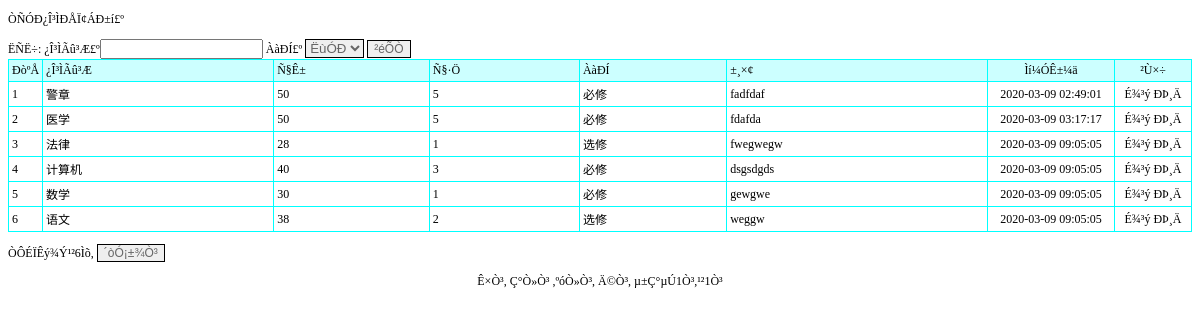
The app's page /kechengxinxi_list.php with its own data.
### tables this page shows
CREATE TABLE `kechengxinxi` (
  `id` int(11) NOT NULL AUTO_INCREMENT,
  `kechengmingcheng` varchar(300) DEFAULT NULL,
  `xueshi` varchar(50) DEFAULT NULL,
  `xuefen` varchar(50) DEFAULT NULL,
  `leixing` varchar(50) DEFAULT NULL,
  `beizhu` varchar(500) DEFAULT NULL,
  `addtime` timestamp NOT NULL DEFAULT CURRENT_TIMESTAMP,
  PRIMARY KEY (`id`)
);

### kechengxinxi_list.php (the view, shortened to what this page needs)
<!DOCTYPE html PUBLIC "-//W3C//DTD XHTML 1.0 Transitional//EN" "http://www.w3.org/TR/xhtml1/DTD/xhtml1-transitional.dtd">
<html xmlns="http://www.w3.org/1999/xhtml">
<head>
<title>¿Î³ÌÐÅÏ¢</title><script language="javascript" src="js/Calendar.js"></script><link rel="stylesheet" href="css.css" type="text/css">
</head>
<body>
<p>ÒÑÓÐ¿Î³ÌÐÅÏ¢ÁÐ±í£º</p>
<form id="form1" name="form1" method="post" action="">
  ËÑË÷: ¿Î³ÌÃû³Æ£º<input name="kechengmingcheng" type="text" id="kechengmingcheng" /> ÀàÐÍ£º
  <select name='leixing' id='leixing' style='border:solid 1px #000000; color:#666666'>
    <option value="">ËùÓÐ</option>
  </select>
  <input type="submit" name="Submit" value="²éÕÒ" style='border:solid 1px #000000; color:#666666' />
</form>
<table width="100%" border="1" align="center" cellpadding="3" cellspacing="1" bordercolor="#00FFFF" style="border-collapse:collapse">
  <tr>
    <td width="25" bgcolor="#CCFFFF">ÐòºÅ</td>
    <td bgcolor='#CCFFFF'>¿Î³ÌÃû³Æ</td><td bgcolor='#CCFFFF'>Ñ§Ê±</td><td bgcolor='#CCFFFF'>Ñ§·Ö</td><td bgcolor='#CCFFFF'>ÀàÐÍ</td><td bgcolor='#CCFFFF'>±¸×¢</td>
    <td width="120" align="center" bgcolor="#CCFFFF">Ìí¼ÓÊ±¼ä</td>
    <td width="70" align="center" bgcolor="#CCFFFF">²Ù×÷</td>
  </tr>
  <?php
    $sql="select * from kechengxinxi where 1=1";
  $sql=$sql." order by id desc";
$query=mysql_query($sql);
  $rowscount=mysql_num_rows($query);
  if($rowscount==0)
  {}
  else
  {
  $pagelarge=10;
  $pagecurrent=$_GET["pagecurrent"];
  if($rowscount%$pagelarge==0)
  {
		$pagecount=$rowscount/$pagelarge;
  }
  else
  {
   		$pagecount=intval($rowscount/$pagelarge)+1;
  }
  if($pagecurrent=="" || $pagecurrent<=0)
{
	$pagecurrent=1;
}
		$ddddd=$pagecurrent*$pagelarge;
	if($pagecurrent==$pagecount)
	{
		if($rowscount%$pagelarge==0)
		{
		$ddddd=$pagecurrent*$pagelarge;
		}
		else
		{
		$ddddd=$pagecurrent*$pagelarge-$pagelarge+$rowscount%$pagelarge;
		}
	}
	for($i=$pagecurrent*$pagelarge-$pagelarge;$i<$ddddd;$i++)
{
  ?>
  <tr>
    <td width="25"><?php
	echo $i+1;
?></td>
    <td><?php echo mysql_result($query,$i,kechengmingcheng);?></td><td><?php echo mysql_result($query,$i,xueshi);?></td><td><?php echo mysql_result($query,$i,xuefen);?></td><td><?php echo mysql_result($query,$i,leixing);?></td><td><?php echo mysql_result($query,$i,beizhu);?></td>
    <td width="120" align="center"><?php
echo mysql_result($query,$i,"addtime");
?></td>
    <td width="70" align="center"><a href="del.php?id=<?php
		echo mysql_result($query,$i,"id");
	?>&tablename=kechengxinxi" onclick="return confirm('ÕæµÄÒªÉ¾³ý£¿')">É¾³ý</a> <a href="kechengxinxi_updt.php?id=<?php
		echo mysql_result($query,$i,"id");
	?>">ÐÞ¸Ä</a></td>
  </tr>
  	<?php
	}
}
?>
</table>
<p>ÒÔÉÏÊý¾Ý¹²<?php
		echo $rowscount;
	?>Ìõ,
  <input type="button" name="Submit2" onclick="javascript:window.print();" value="´òÓ¡±¾Ò³" style='border:solid 1px #000000; color:#666666' />
</p>
<p align="center"><a href="kechengxinxi_list.php?pagecurrent=1">Ê×Ò³</a>, <a href="kechengxinxi_list.php?pagecurrent=<?php echo $pagecurrent-1;?>">Ç°Ò»Ò³</a> ,<a href="kechengxinxi_list.php?pagecurrent=<?php echo $pagecurrent+1;?>">ºóÒ»Ò³</a>, <a href="kechengxinxi_list.php?pagecurrent=<?php echo $pagecount;?>">Ä©Ò³</a>, µ±Ç°µÚ<?php echo $pagecurrent;?>Ò³,¹²<?php echo $pagecount;?>Ò³ </p>
<p>&nbsp; </p>
</body>
</html>

### css.css (style rules this page uses)
BODY { FONT-SIZE: 12px }
P { FONT-SIZE: 12px }
TD { FONT-SIZE: 12px }
INPUT { FONT-SIZE: 12px }
A:link { FONT-SIZE: 12px; COLOR: #000000; TEXT-DECORATION: none }

### records on screen
kechengxinxi: kechengmingcheng "警章", xueshi "50", xuefen "5", leixing "必修", beizhu "fadfdaf", addtime "2020-03-09 02:49:01"
kechengxinxi: kechengmingcheng "医学", xueshi "50", xuefen "5", leixing "必修", beizhu "fdafda", addtime "2020-03-09 03:17:17"
kechengxinxi: kechengmingcheng "法律", xueshi "28", xuefen "1", leixing "选修", beizhu "fwegwegw", addtime "2020-03-09 09:05:05"
kechengxinxi: kechengmingcheng "计算机", xueshi "40", xuefen "3", leixing "必修", beizhu "dsgsdgds", addtime "2020-03-09 09:05:05"
kechengxinxi: kechengmingcheng "数学", xueshi "30", xuefen "1", leixing "必修", beizhu "gewgwe", addtime "2020-03-09 09:05:05"
kechengxinxi: kechengmingcheng "语文", xueshi "38", xuefen "2", leixing "选修", beizhu "weggw", addtime "2020-03-09 09:05:05"

### other values on screen
$rowscount "6"
$pagecurrent "1"
$pagecount "1"
